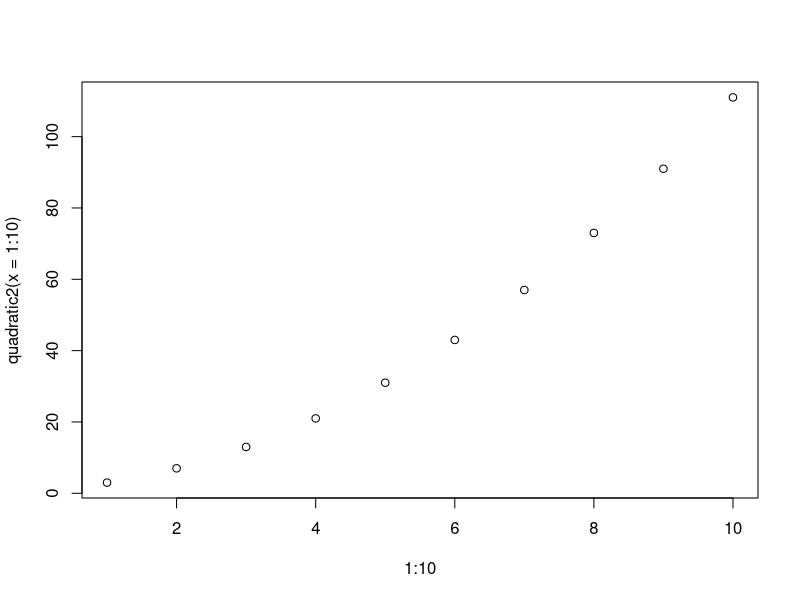

Source code (R):
## ---- chunk 1
quadratic <- function(a, b, c, x) {
  return(a * x^2 + b * x + c)
}
## ---- chunk 2
# example tests
all(
  quadratic(1, 5, 2, 0) == 2,
  quadratic(0, 5, 2, 1) == 7,
  quadratic(1, 0, 1, 10) == 101,
  quadratic(2, 3, 0, 5) == 65,
  quadratic(-1, 5, 5, 5) == 5
)
# note:  the all() function returns TRUE if all input expressions are true, and FALSE otherwise
## ---- chunk 3
quadratic2 <- function(a=1, b=1, c=1, x) {
  return(a * x^2 + b * x + c)
}
quadratic2(x=2)
## ---- chunk 4
1:10
## ---- chunk 5
quadratic2(x = 1:10)
## ---- chunk 6
plot(1:10, quadratic2(x = 1:10))
